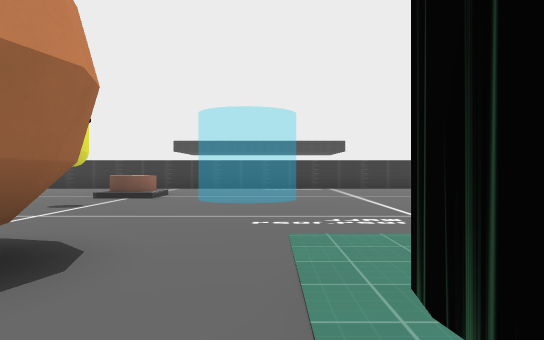
[1] (above)

24 first-person views from a walk through a 3-D level made in the Godot game engine. The camera is 1.2 m above the floor, looks level and sees 70° across. The floor is counted in squares, 2 m on a side. Each view is taken from the middle of a square. On the plan, view 1 faces up. The plan holds only what a view shows up to about 11 squares ahead; the rest is blank. The place goes on beyond the plan. Some surface patterns are stand-ins.

[2]
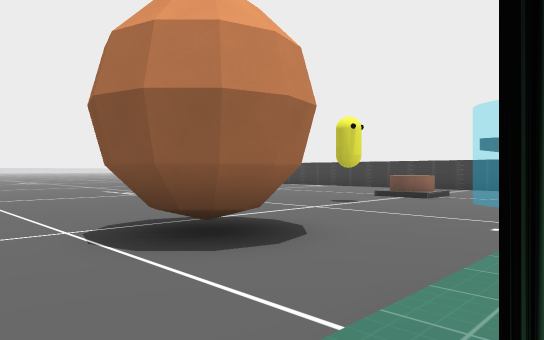

[3]
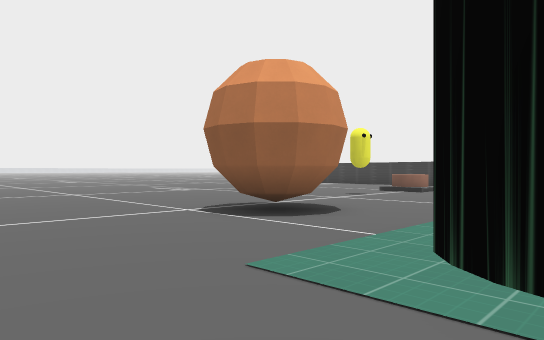

[4]
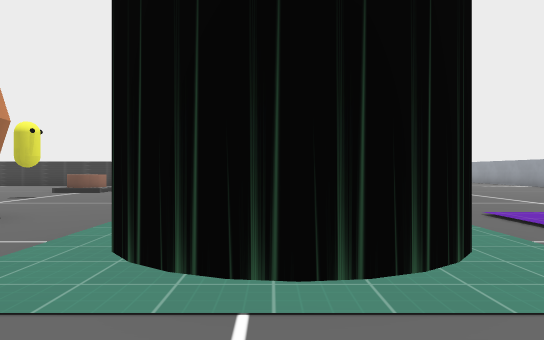

[5]
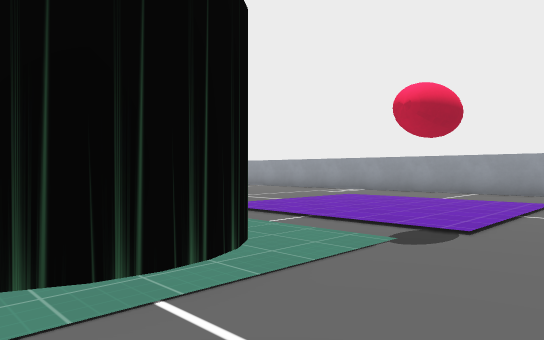

[6]
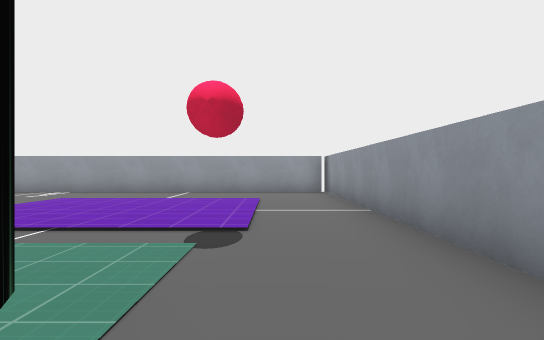

[7]
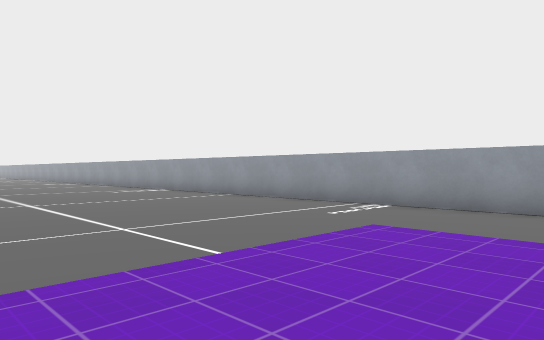

[8]
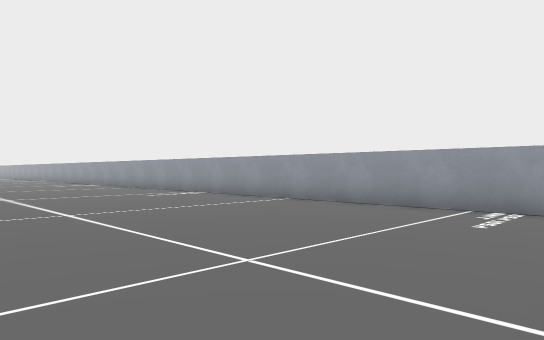

[9]
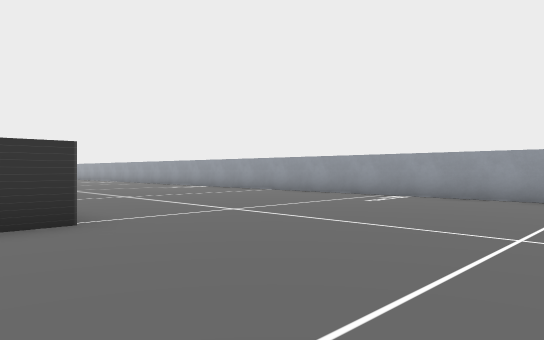

[10]
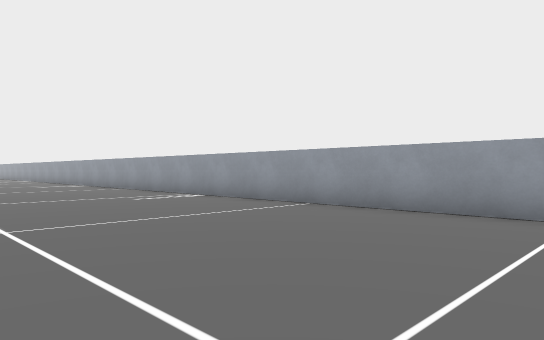

[11]
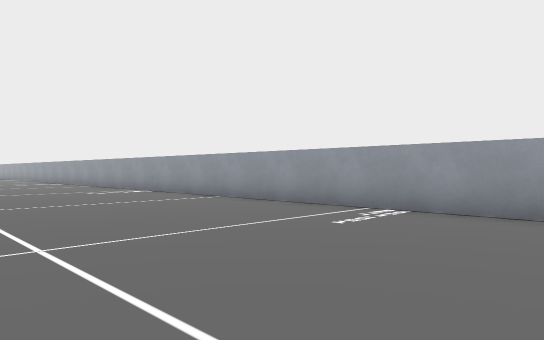

[12]
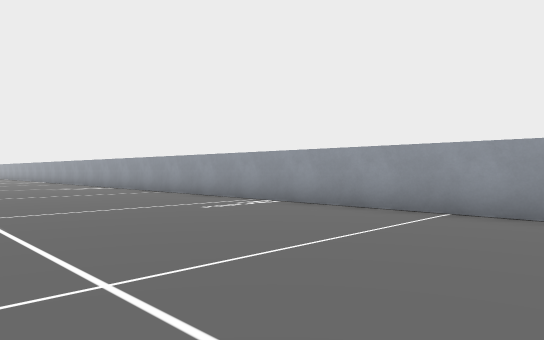

[13]
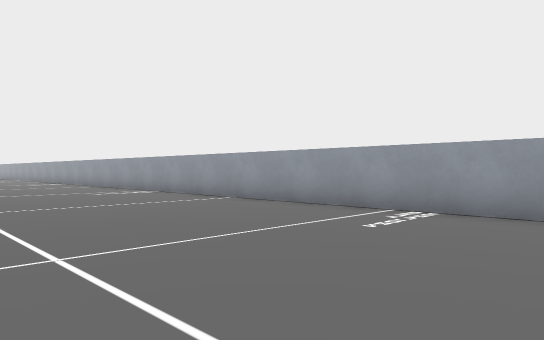

[14]
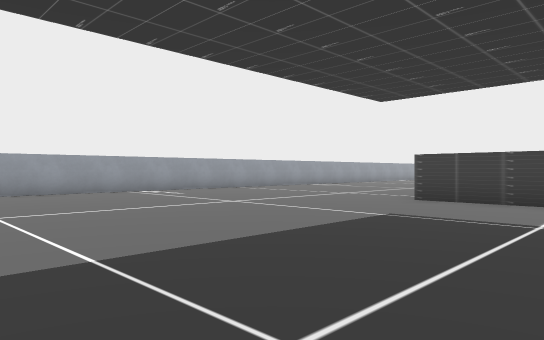

[15]
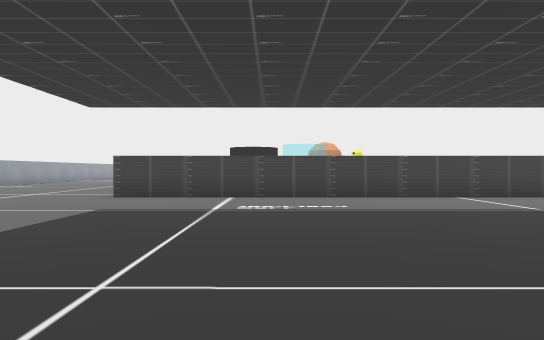

[16]
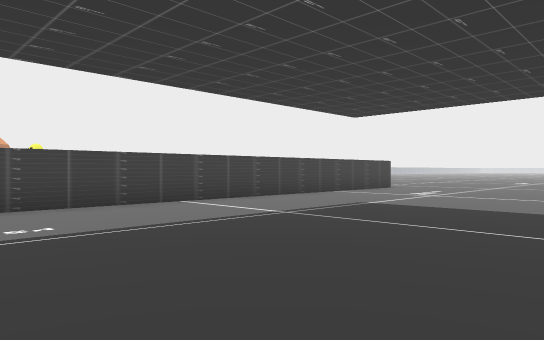

[17]
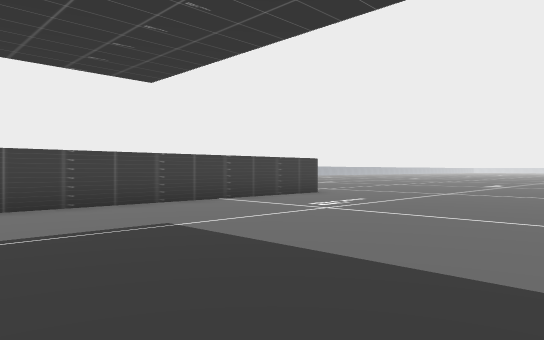

[18]
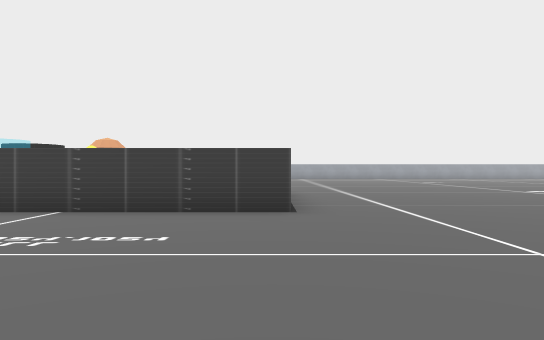

[19]
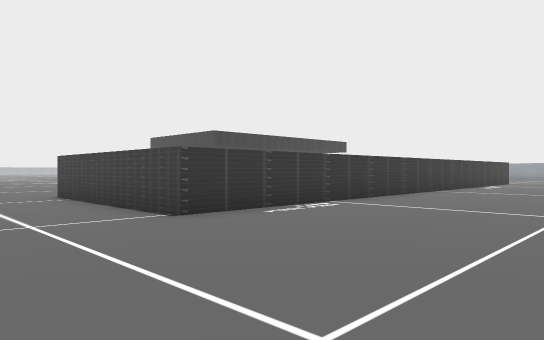

[20]
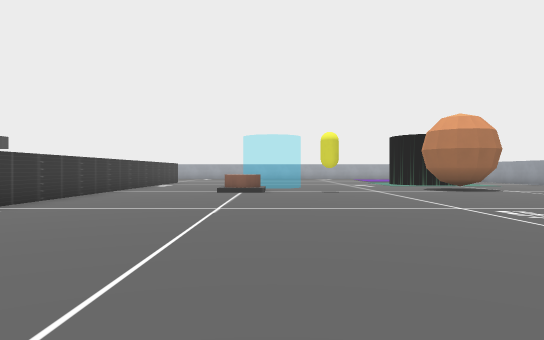

[21]
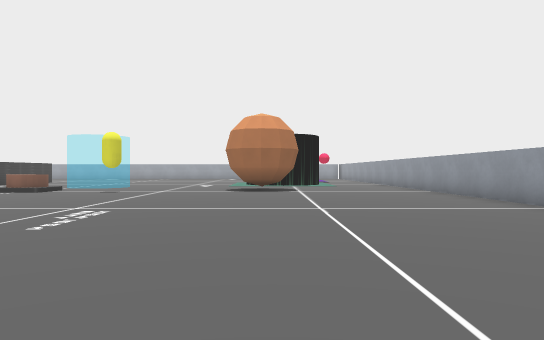

[22]
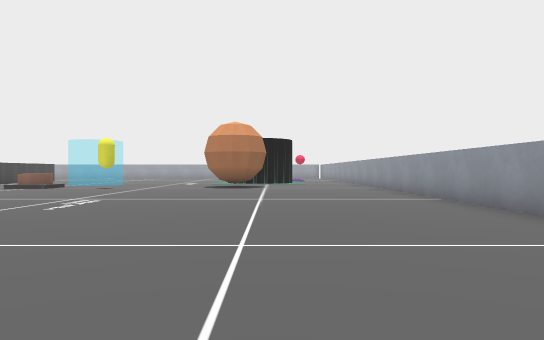

[23]
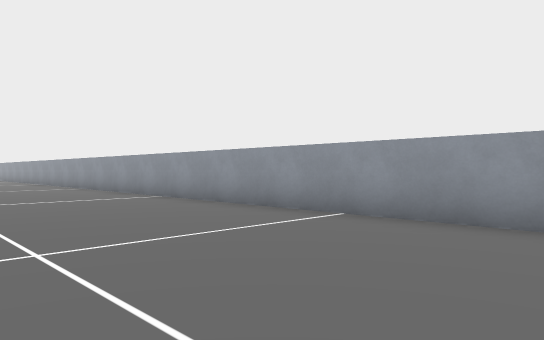

[24]
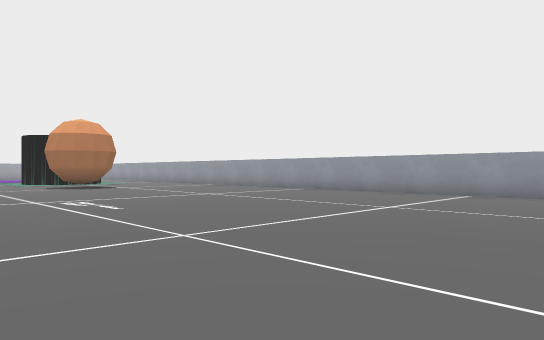

### Floor plan
Points are (right, up) in squares from view 1. A wall is a line through its corners. A room is listed if a view was taken in it or the views show most of it. See-through windows are left out.
Room 1 (views 1, 2, 3, 4, 5, 6, 7, 8, 9, 10, 11, 12, 13, 14, 15, 16, 17, 18, 19, 20, 21, 22, 23, 24)
walls: (-2.9, 12.5) (-11.3, 12.5) (-11.3, 17.5) (4.5, 17.5); (4.5, 12.5) (3.8, 12.5); (-1.4, 2.9) (-1.3, 2.3) (-1.4, 1.8) (-1.7, 1.5) (-2.2, 1.3) (-2.7, 1.5); (-1.5, 2.7) (-1.4, 2.1); (-3.1, 1.8) (-3.2, 2.3) (-3, 2.9); (0.6, 1.6) (0.7, 2.1); (1.1, 0.4) (0.8, 0.8); (3.5, 0.9) (3.2, 0.5); (3.3, 0.5) (2.9, 0.2); (3, -2.5) (11.5, -2.5) (11.5, 35.1); (-15.2, -2.5) (-3, -2.5)
low walls: (-1.7, 2.7) (-1.5, 2) (-1.8, 1.7) (-2.3, 1.6) (-2.7, 1.7); (-1.4, 2.4) (-1.5, 2)
ways out: gap at (12, -2)
objects: other object (-3, 9)

Where each view was taken, in squares from view 1:
view 1: 0 up, 0 right, facing up
view 2: 0 up, 1 right, facing up-left
view 3: 2 down, 2 right, facing up-left
view 4: 2 down, 2 right, facing up
view 5: 2 down, 1 right, facing up-right
view 6: 1 down, 1 right, facing right
view 7: 1 up, 5 right, facing up-right
view 8: 3 up, 5 right, facing up-right
view 9: 8 up, 3 right, facing up-right
view 10: 12 up, 6 right, facing up-right
view 11: 17 up, 6 right, facing up-right
view 12: 22 up, 6 right, facing up-right
view 13: 25 up, 6 right, facing up-right
view 14: 25 up, 1 right, facing down-right
view 15: 26 up, 1 right, facing down
view 16: 24 up, 1 right, facing down-left
view 17: 24 up, 3 left, facing down-left
view 18: 23 up, 11 left, facing down
view 19: 8 up, 14 left, facing up-right
view 20: 8 up, 14 left, facing right
view 21: 2 up, 14 left, facing right
view 22: 1 up, 16 left, facing right
view 23: 2 up, 16 left, facing down-right
view 24: 7 up, 16 left, facing down-right
